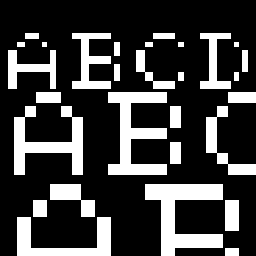
%> input picture alfa2.bmp, 256 x 256 px
$ octave Kmeans_2classes.m   (GNU Octave 9; MATLAB toolbox functions it lacks are replaced by stand-ins)
%> lines starting %> are read from the running program, lines starting %| are printed output that depends on the picture; in (x1, y1, x2, y2) boxes, pixels count from 0 and x2, y2 are one past the last pixel; in counts of white or black regions, pixels touching at a corner belong together; the program's own positions count from 1
### lit_image.m
function [X, m, n]= lit_image(nom_image)
%> called with nom_image = 'alfa2.bmp'
X = imread(nom_image);
%> X is the input picture: size 256x256 uint8; 24.7% white; 29 white regions, largest, box (x1, y1, x2, y2) and area: (145, 184, 223, 256) 2704, (108, 92, 167, 175) 2365, (14, 106, 83, 175) 2035
%X = (X>=127.5); garantir que l'image ne contienne que 2 classes
[m, n] = size(X);
%> m = 256; n = 256
end

### bruit_gauss.m
function Y = bruit_gauss(X, m, n, cl1, cl2, m1, sig1, m2, sig2)
m
n
size(X)
Y = (X==cl1).*(sig1*randn(m,n)+m1) + (X==cl2).*(sig2*randn(m,n)+m2);
% Y=Y + cast(X,'double');
end

### Kmeans_images.m
function S=Kmeans_images(B,classe,iter_KM)

[m,n]=size(B);
nbclasses=length(classe);

[Y,centr]=kmeans(B(:),nbclasses,'Start','uniform','MaxIter',iter_KM);

[inutile,ind]=sort(centr);

Claas(ind)=classe;

S=reshape(Claas(Y),m,n);

### taux_erreur.m
function tau=taux_erreur(A,B,m,n)
T=A==B
tau=(m*n-sum(sum(T)))/(m*n);
end

### affiche_image.m
function []= affiche_image(mat_image, titre)
imagesc(mat_image);
colormap(gray);
title(titre);
end

### Kmeans_2classes.m
close all;

m1=1;
m2=4;
sig1=1;
sig2=1;
cl1=0;
cl2=255;

titre = 'alfa2.bmp'

classe = [0, 255];
[X,m,n]= lit_image(titre);
%> m = 256; n = 256
affiche_image(X, titre)
Y = bruit_gauss(X, m, n, cl1, cl2, m1, sig1, m2, sig2);
%> in bruit_gauss, `Y = (X==cl1).*(sig1*randn(m,n)+m1) + (X==cl2).*(sig2*randn(m,n)+m2);`:
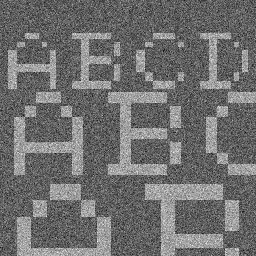
%> Y: size 256x256 double; min -3.25, max 8.11, mean 1.74; drawn with min black and max white
figure
affiche_image(Y, titre)
S=Kmeans_images(Y, classe, 5000);
%> in Kmeans_images, `[Y,centr]=kmeans(B(:),nbclasses,'Start','uniform','MaxIter',iter_KM);`: centr = [3.8; 0.827]
%> in Kmeans_images, `[inutile,ind]=sort(centr);`: inutile = [0.827; 3.8]; ind = [2; 1]
%> in Kmeans_images, `S=reshape(Claas(Y),m,n);`:
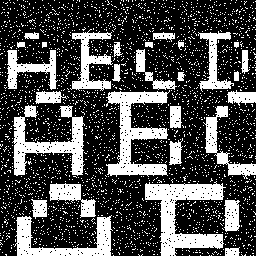
%> S: size 256x256 double; 30.6% white; 2754 white regions (2725 under 20 px), largest, box (x1, y1, x2, y2) and area: (145, 181, 226, 256) 2642, (106, 90, 170, 177) 2331, (12, 105, 85, 176) 2000
figure
affiche_image(S, titre)
tau=taux_erreur(X, S, m, n)
%> in taux_erreur, `T=A==B`:
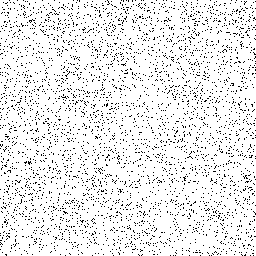
%> T: size 256x256 logical; 92% white; black in thin lines or dots
%> in taux_erreur, `tau=(m*n-sum(sum(T)))/(m*n);`: tau = 0.0804
%> tau = 0.0804

$ run again, with beee2.bmp copied over alfa2.bmp
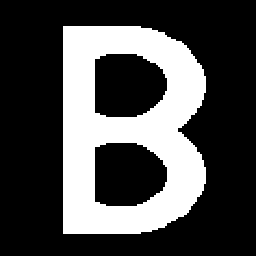
%> input picture beee2.bmp, 256 x 256 px
%> in lit_image, X is the input picture: size 256x256 uint8; 29.1% white; 1 white region, box (x1, y1, x2, y2) and area: (63, 26, 206, 234) 19070
%> `[X,m,n]= lit_image(titre);`: m = 256
%> in bruit_gauss, `Y = (X==cl1).*(sig1*randn(m,n)+m1) + (X==cl2).*(sig2*randn(m,n)+m2);`:
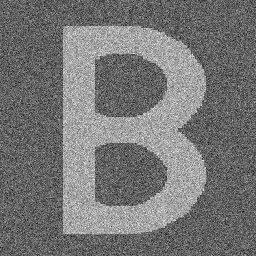
%> Y: size 256x256 double; min -3.25, max 7.8, mean 1.87; drawn with min black and max white
%> centr = [3.88; 0.845]
%> inutile = [0.845; 3.88]; ind = [2; 1]
%> S: size 256x256 double; 33.7% white; 2589 white regions (2588 under 20 px), largest, box (x1, y1, x2, y2) and area: (60, 24, 207, 236) 18284
%> in taux_erreur, `T=A==B`:
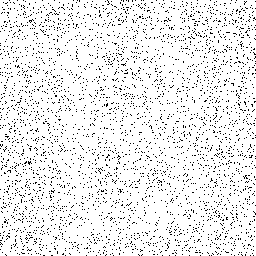
%> T: size 256x256 logical; 92.5% white; black in thin lines or dots
%> in taux_erreur, `tau=(m*n-sum(sum(T)))/(m*n);`: tau = 0.0748

$ run again, with cible2.bmp copied over alfa2.bmp
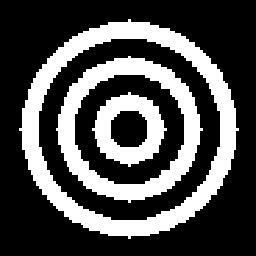
%> input picture cible2.bmp, 256 x 256 px
%> in lit_image, X is the input picture: size 256x256 uint8; 30.5% white; 3 white regions, box (x1, y1, x2, y2) and area: (19, 19, 239, 239) 10608, (56, 56, 203, 203) 6600, (92, 92, 167, 167) 2788
%> `[X,m,n]= lit_image(titre);`: m = 256
%> in bruit_gauss, `Y = (X==cl1).*(sig1*randn(m,n)+m1) + (X==cl2).*(sig2*randn(m,n)+m2);`:
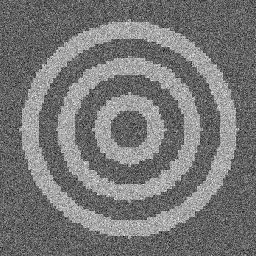
%> Y: size 256x256 double; min -3.25, max 7.8, mean 1.91; drawn with min black and max white
%> centr = [3.9; 0.851]
%> inutile = [0.851; 3.9]; ind = [2; 1]
%> S: size 256x256 double; 34.7% white; 2407 white regions (2404 under 20 px), largest, box (x1, y1, x2, y2) and area: (19, 19, 241, 239) 10215, (56, 56, 203, 203) 6377, (92, 92, 167, 167) 2674
%> in taux_erreur, `T=A==B`:
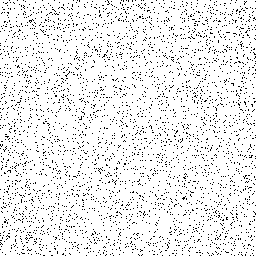
%> T: size 256x256 logical; 92.6% white; black in thin lines or dots
%> in taux_erreur, `tau=(m*n-sum(sum(T)))/(m*n);`: tau = 0.0737

$ run again, with city2.bmp copied over alfa2.bmp
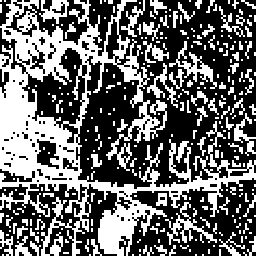
%> input picture city2.bmp, 256 x 256 px
%> in lit_image, X is the input picture: size 256x256 uint8; 40.8% white; 278 white regions (187 under 20 px), largest, box (x1, y1, x2, y2) and area: (0, 0, 256, 256) 18312, (165, 202, 217, 245) 566, (169, 41, 217, 89) 538
%> `[X,m,n]= lit_image(titre);`: m = 256
%> in bruit_gauss, `Y = (X==cl1).*(sig1*randn(m,n)+m1) + (X==cl2).*(sig2*randn(m,n)+m2);`:
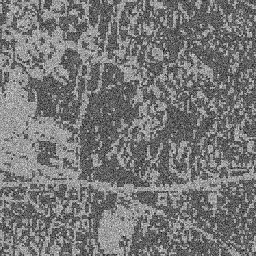
%> Y: size 256x256 double; min -3.25, max 8.44, mean 2.22; drawn with min black and max white
%> centr = [4; 0.891]
%> inutile = [0.891; 4]; ind = [2; 1]
%> S: size 256x256 double; 42.7% white; 1350 white regions (1245 under 20 px), largest, box (x1, y1, x2, y2) and area: (0, 0, 256, 256) 17365, (164, 202, 221, 245) 583, (169, 40, 218, 90) 519
%> in taux_erreur, `T=A==B`:
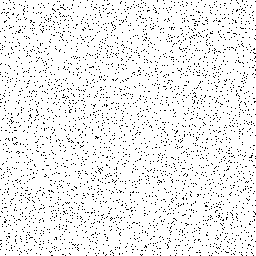
%> T: size 256x256 logical; 93.4% white; black in thin lines or dots
%> in taux_erreur, `tau=(m*n-sum(sum(T)))/(m*n);`: tau = 0.0664
